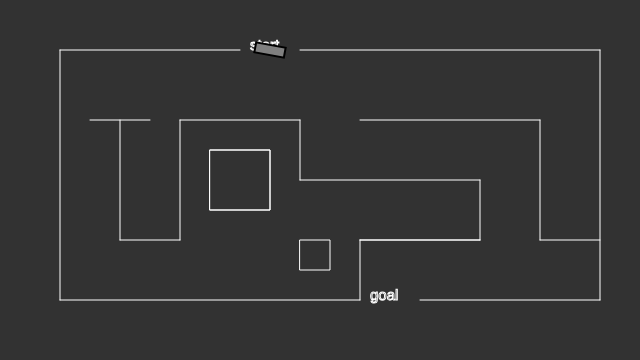
Frame 1 (no input)
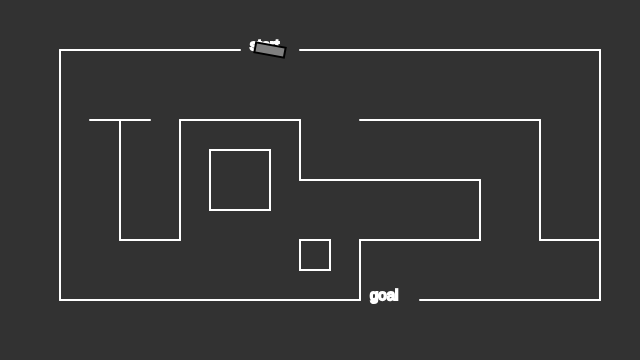
Frame 60 (no input)
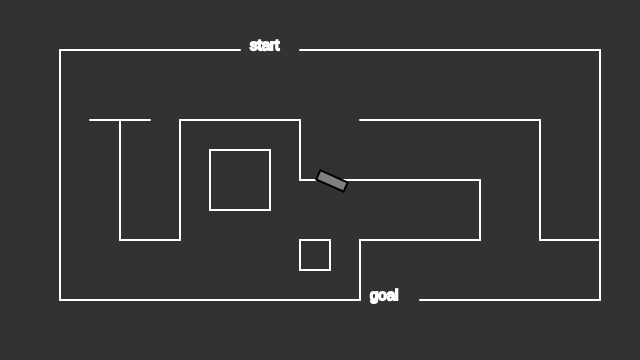
Frame 120 (the mouse pressed at the canvas centre since frame 60)

The p5.js sketch that drew these frames (run headless with seeded random() and noise() and a simulated clock; from frame 60 on, the mouse is pressed at the canvas centre):

// p5.js sketch
// ── sketch.js
// The Nature of Code
// Daniel Shiffman
// http://natureofcode.com

let mover;

function setup() {
  createCanvas(640, 360); // 640*360でキャンバスを作る
  mover = new Mover(); // Moverクラスをインスタンス化
}

function draw() {
  background(50); // 背景色は暗い灰色
  mover.update(); // 位置や速度、加速度を計算
  mover.checkEdges(); // 端判定
  mover.display(); // 表示
}
// ── mover.js
// The Nature of Code
// Daniel Shiffman
// http://natureofcode.com

class Mover {
  constructor() {
    this.position = createVector(270, 50); // 位置
    this.velocity = createVector(0, 0); // 速度
    this.acceleration = 0; // 加速度
    this.topspeed = 4; // 最大速度

    // 以下の3変数は利用していない
    this.xoff = 1000;
    this.yoff = 0;
    this.r = 16;
  }

  // 位置や速度、加速度の計算
  update() {
    // マウスの位置でベクトルを作る
    let mouse = createVector(mouseX, mouseY);
    // dirベクトル = マウスの位置 - 現在の位置
    let dir = p5.Vector.sub(mouse, this.position);
    // ベクトルを正規化
    dir.normalize();
    // 0.5の長さに縮小
    dir.mult(0.5);
    // 加速度にdirベクトルを代入
    this.acceleration = dir;

    // 速度に加速度を足していく
    this.velocity.add(this.acceleration);

    // 速度の最大は4
    this.velocity.limit(this.topspeed);

    // 位置に速度を足していく
    this.position.add(this.velocity);
  }

  display() {
    // heading: 2次元ベクトルの回転角度(ここでは、angleModeを指定していないため、ラジアン)
    // 速度ベクトルの回転角度
    let angle = this.velocity.heading();

    // 枠線は白
    stroke(255);
    noFill();

    // 迷路
    const path_len = 60; // 迷路の道幅
    // 外枠
    // 上辺
    line(60, 50, 240, 50);
    line(240 + path_len, 50, 600, 50);
    textSize(15);
    text("start", 240 + 10, 50);
    // 左辺
    line(60, 50, 60, 300);
    // 右辺
    line(600, 50, 600, 300);
    // 下辺
    line(60, 300, path_len*6, 300);
    line(path_len*7, 300, 600, 300);
    text("goal", path_len*6 + 10, 300);

    // 正解の道
    line(path_len*6, path_len*4, path_len*6, path_len*5);
    line(path_len*6, path_len*4, path_len*8, path_len*4);
    line(path_len*6, path_len*4, path_len*8, path_len*4);
    line(path_len*8, path_len*3, path_len*8, path_len*4);
    line(path_len*5, path_len*3, path_len*8, path_len*3);
    line(path_len*5, path_len*3, path_len*5, path_len*2);
    line(path_len*3, path_len*2, path_len*5, path_len*2);
    line(path_len*3, path_len*2, path_len*3, path_len*4);
    line(path_len*2, path_len*4, path_len*3, path_len*4);
    line(path_len*2, path_len*2, path_len*2, path_len*4);

    // フェイクの道
    line(path_len*2 - 30, path_len*2, path_len*2 + 30, path_len*2);
    rectMode(CORNER);
    rect(path_len*4 - 30, path_len*3 - 30, path_len, path_len);
    rect(path_len*5, path_len*4, path_len / 2, path_len / 2);
    rect(path_len*4 - 30, path_len*3 - 30, path_len, path_len);
    line(path_len*6, path_len*2, path_len*9, path_len*2);
    // line(path_len*6, path_len*2, path_len*8, path_len*2);
    line(path_len*9, path_len*2, path_len*9, path_len*4);
    line(path_len*9, path_len*4, path_len*10, path_len*4);

    // 枠線は黒
    stroke(0);
    // 枠線の太さは2ピクセル
    strokeWeight(2);
    // 灰色で塗り潰す
    fill(127);

    // これまでの設定を保存
    push();

    // rectメソッドでは、図形の中心点を指定するようにする。
    // rect(中心のx座標, 中心のy座標, 幅の半分, 高さの半分)
    rectMode(CENTER);

    // 現在位置を原点として
    translate(this.position.x, this.position.y);
    // angleラジアン回転する
    rotate(angle);
    // 現在位置に30*10の長方形を描く
    rect(0, 0, 30, 10);

    // 保存していた設定を復元
    pop();
  }

  checkEdges() {
    // goalに着いたら終了
    const path_len = 60;
    if(300 - 10< this.position.y && this.position.y < 300 + 10){
      if(path_len*6 - 10 < this.position.x && this.position.x < path_len*7 + 10){
        stroke(255);
        fill(255);
        textSize(100);
        text("Clear!!", width / 2 - 150, height / 2);
        noLoop();
      }
    }

    // 迷路の外枠にぶつかったら、startに戻す
    if(this.position.x < 60 || this.position.x > 600 || this.position.y < 50 || this.position.y > 300){
      this.position.x = 270;
      this.position.y = 50;
    }

    // 迷路の中で正解の道の枠の一部にぶつかったらstartに戻す
    if(this.position.x > 60*6 && this.position.x < 60*8 && ((this.position.y >= 2*60 - 5) && (this.position.y <= 2*60 + 5)|| (this.position.y >= 3*60 - 5) && (this.position.y <= 3*60 + 5))){
      this.position.x = 270;
      this.position.y = 50;
    }

    /*
    if (this.position.x > width) {
      // もしxが右端を超えたら左端へ
      this.position.x = 0;
    } else if (this.position.x < 0) {
      // もしxが左端より左に行ったら、右端へ
      this.position.x = width;
    }

    if (this.position.y > height) {
      // もしyが下端を超えたら上端へ
      this.position.y = 0;
    } else if (this.position.y < 0) {
      // もしyが上端を超えたら下端へ
      this.position.y = height;
    }
    */
  }
}
